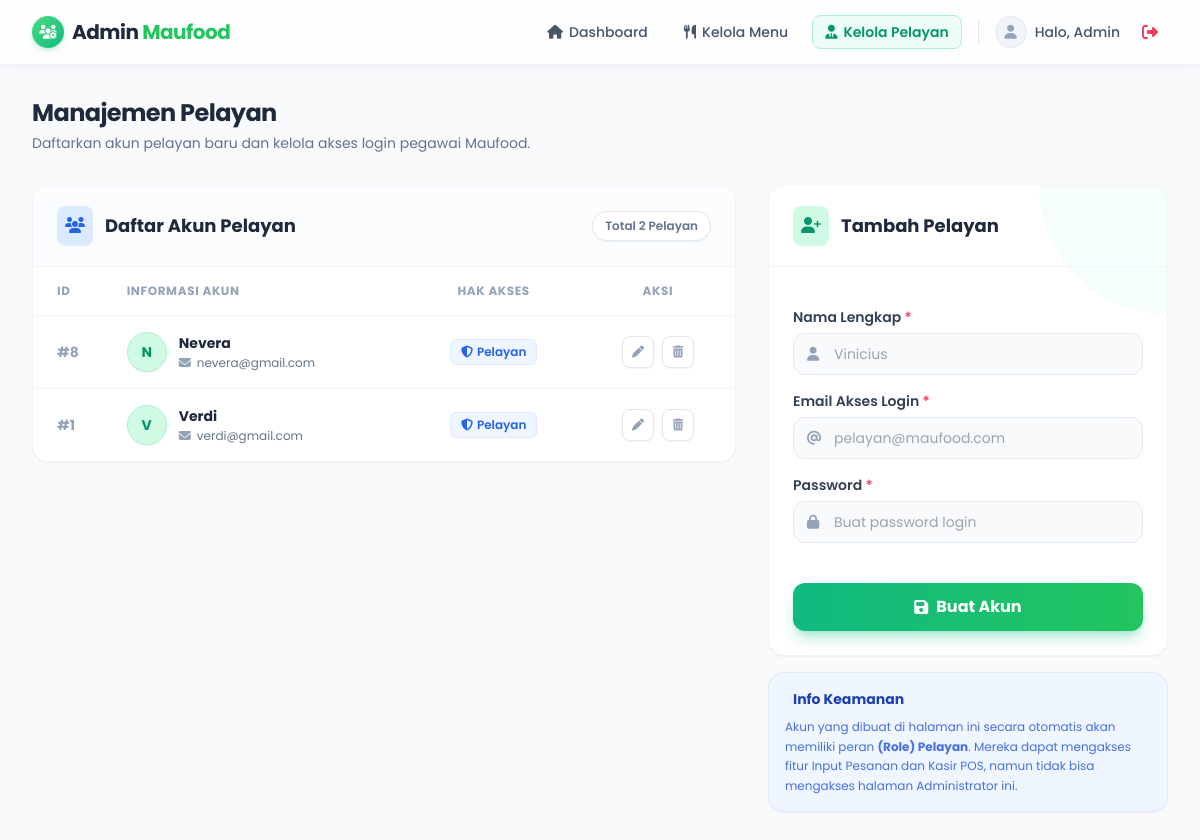
Page /admin/kelola_pelayan.php (signed in) on the committed database.
### tables this page shows
CREATE TABLE `users` (
  `id` int NOT NULL,
  `nama` varchar(100) DEFAULT NULL,
  `email` varchar(100) DEFAULT NULL,
  `password` varchar(255) DEFAULT NULL,
  `role` enum('admin','pelayan') NOT NULL DEFAULT 'pelayan'
);

### admin/kelola_pelayan.php (the view, shortened to what this page needs)
<?php
include '../config/koneksi.php';
$pelayanToEdit = null;
$pelayanList = mysqli_query($conn, "SELECT * FROM users WHERE role='pelayan' ORDER BY id DESC");
?>
<!DOCTYPE html>
<html lang="id">
<head>
    <script src="https://cdn.tailwindcss.com"></script>
    <link rel="stylesheet" href="https://cdnjs.cloudflare.com/ajax/libs/font-awesome/6.4.0/css/all.min.css">
</head>
<body class="bg-slate-50 text-slate-800 antialiased min-h-screen flex flex-col">
    <nav class="bg-white/80 backdrop-blur-md shadow-[0_2px_15px_-3px_rgba(0,0,0,0.07)] sticky top-0 z-50 border-b border-slate-100">
        <div class="max-w-[1400px] mx-auto px-4 sm:px-6 lg:px-8">
            <div class="flex justify-between h-16 items-center">
                <div class="flex-shrink-0 flex items-center gap-2">
                    <div class="w-8 h-8 rounded-full bg-gradient-to-br from-green-400 to-emerald-500 text-white flex items-center justify-center shadow-md shadow-green-500/20">
                        <i class="fa-solid fa-users-gear text-sm"></i>
                    </div>
                    <h1 class="font-bold text-xl tracking-tight hidden sm:block">Admin <span class="text-green-500">Maufood</span></h1>
                </div>
                <div class="flex items-center gap-2 sm:gap-3">
                    <a href="dashboard.php" class="inline-flex items-center gap-1.5 px-3 py-1.5 rounded-lg text-sm font-medium text-slate-600 hover:bg-slate-100 hover:text-slate-900 transition-colors">
                        <i class="fa-solid fa-house"></i> <span class="hidden md:inline">Dashboard</span>
                    </a>
                    <a href="menu.php" class="inline-flex items-center gap-1.5 px-3 py-1.5 rounded-lg text-sm font-medium text-slate-600 hover:bg-slate-100 hover:text-slate-900 transition-colors">
                        <i class="fa-solid fa-utensils"></i> <span class="hidden md:inline">Kelola Menu</span>
                    </a>
                    <a href="kelola_pelayan.php" class="inline-flex items-center gap-1.5 px-3 py-1.5 rounded-lg text-sm font-semibold text-emerald-600 bg-emerald-50 border border-emerald-200 transition-colors">
                        <i class="fa-solid fa-user-tie"></i> <span class="hidden md:inline">Kelola Pelayan</span>
                    </a>
                    <div class="hidden sm:flex items-center gap-2 text-sm font-medium text-slate-600">
                        <div class="w-8 h-8 rounded-full bg-slate-100 border border-slate-200 flex items-center justify-center text-slate-400">
                            <i class="fa-solid fa-user"></i>
                        </div>
                        <span>Halo, <?= htmlspecialchars($_SESSION['user']['nama'] ?? 'Admin') ?></span>
                    </div>
                    <a href="../auth/logout.php" class="inline-flex items-center justify-center w-9 h-9 rounded-lg text-rose-500 hover:bg-rose-50 hover:text-rose-600 transition-colors" title="Keluar">
                        <i class="fa-solid fa-right-from-bracket"></i>
                    </a>
                </div>
            </div>
        </div>
    </nav>
    <main class="flex-grow max-w-[1400px] w-full mx-auto px-4 sm:px-6 lg:px-8 py-8">
        <div class="mb-8">
            <h2 class="text-2xl font-bold text-slate-800 tracking-tight">Manajemen Pelayan</h2>
            <p class="text-slate-500 text-sm mt-1">Daftarkan akun pelayan baru dan kelola akses login pegawai Maufood.</p>
        </div>
        <div class="flex flex-col lg:flex-row gap-8 items-start">
            <div class="flex-1 w-full bg-white rounded-2xl shadow-sm border border-slate-100 overflow-hidden">
                <div class="px-6 py-5 border-b border-slate-100 bg-slate-50/50 flex flex-col sm:flex-row sm:items-center justify-between gap-3">
                    <div class="flex items-center gap-3">
                        <div class="p-2 bg-blue-100 text-blue-600 rounded-lg">
                            <i class="fa-solid fa-users"></i>
                        </div>
                        <h3 class="font-bold text-slate-800 text-lg">Daftar Akun Pelayan</h3>
                    </div>
                    <span class="text-xs font-semibold bg-white border border-slate-200 px-3 py-1.5 rounded-full text-slate-500 shadow-sm">
                        Total <?= mysqli_num_rows($pelayanList) ?> Pelayan
                    </span>
                </div>
                <div class="overflow-x-auto custom-scroll">
                    <table class="w-full text-left border-collapse min-w-[700px]">
                        <thead>
                            <tr class="bg-white border-b border-slate-100 text-slate-400 text-xs uppercase tracking-wider font-semibold">
                                <th class="px-6 py-4 w-16">ID</th>
                                <th class="px-6 py-4">Informasi Akun</th>
                                <th class="px-6 py-4 text-center">Hak Akses</th>
                                <th class="px-6 py-4 text-center">Aksi</th>
                            </tr>
                        </thead>
                        <tbody class="divide-y divide-slate-100 text-sm">
                            <?php if (mysqli_num_rows($pelayanList) === 0): ?>
                                <tr>
                                    <td colspan="4" class="px-6 py-12 text-center">
                                        <div class="inline-flex items-center justify-center w-16 h-16 rounded-full bg-slate-50 text-slate-300 mb-3">
                                            <i class="fa-solid fa-user-slash text-2xl"></i>
                                        </div>
                                        <p class="text-slate-500 font-medium">Belum ada akun pelayan yang terdaftar.</p>
                                    </td>
                                </tr>
                            <?php else: ?>
                                <?php while ($pelayan = mysqli_fetch_assoc($pelayanList)): ?>
                                    <tr class="hover:bg-slate-50/80 transition-colors group">
                                        <td class="px-6 py-4 font-bold text-slate-400">
                                            #<?= htmlspecialchars($pelayan['id']) ?>
                                        </td>
                                        <td class="px-6 py-4">
                                            <div class="flex items-center gap-3">
                                                <div class="w-10 h-10 rounded-full bg-emerald-100 border border-emerald-200 text-emerald-600 flex items-center justify-center font-bold shadow-sm">
                                                    <?= htmlspecialchars(strtoupper(substr($pelayan['nama'], 0, 1))) ?>
                                                </div>
                                                <div>
                                                    <div class="font-bold text-slate-800 mb-0.5"><?= htmlspecialchars($pelayan['nama']) ?></div>
                                                    <div class="text-xs text-slate-500 flex items-center gap-1.5">
                                                        <i class="fa-solid fa-envelope text-slate-400"></i> <?= htmlspecialchars($pelayan['email']) ?>
                                                    </div>
                                                </div>
                                            </div>
                                        </td>
                                        <td class="px-6 py-4 text-center">
                                            <span class="inline-flex items-center px-2.5 py-1 rounded-md text-xs font-semibold bg-blue-50 text-blue-600 border border-blue-100">
                                                <i class="fa-solid fa-shield-halved mr-1"></i> Pelayan
                                            </span>
                                        </td>
                                        <td class="px-6 py-4 text-center">
                                            <div class="flex items-center justify-center gap-2">
                                                <a href="kelola_pelayan.php?edit=<?= $pelayan['id'] ?>" class="w-8 h-8 flex items-center justify-center rounded-lg bg-white border border-slate-200 text-slate-400 hover:text-blue-500 hover:border-blue-300 hover:bg-blue-50 transition-all shadow-sm" title="Edit Akun">
                                                    <i class="fa-solid fa-pen text-xs"></i>
                                                </a>
                                                <a href="kelola_pelayan.php?action=delete&id=<?= $pelayan['id'] ?>" onclick="return confirm('Apakah Anda yakin ingin mencabut akses dan menghapus akun <?= htmlspecialchars(addslashes($pelayan['nama'])) ?>?');" class="w-8 h-8 flex items-center justify-center rounded-lg bg-white border border-slate-200 text-slate-400 hover:text-rose-500 hover:border-rose-300 hover:bg-rose-50 transition-all shadow-sm" title="Hapus Akun">
                                                    <i class="fa-solid fa-trash-can text-xs"></i>
                                                </a>
                                            </div>
                                        </td>
                                    </tr>
                                <?php endwhile; ?>
                            <?php endif; ?>
                        </tbody>
                    </table>
                </div>
            </div>
            <div class="w-full lg:w-[400px] flex-shrink-0 form-sticky">
                <div class="bg-white rounded-2xl shadow-sm border border-slate-100 overflow-hidden relative">
                    <div class="absolute top-0 right-0 w-32 h-32 bg-emerald-50 rounded-bl-full -z-0 opacity-50"></div>
                    <div class="px-6 py-5 border-b border-slate-100 flex items-center gap-3 relative z-10">
                        <div class="p-2 <?= $pelayanToEdit ? 'bg-amber-100 text-amber-600' : 'bg-emerald-100 text-emerald-600' ?> rounded-lg">
                            <i class="fa-solid <?= $pelayanToEdit ? 'fa-user-pen' : 'fa-user-plus' ?>"></i>
                        </div>
                        <h2 class="font-bold text-slate-800 text-lg">
                            <?= $pelayanToEdit ? 'Edit Data Pelayan' : 'Tambah Pelayan' ?>
                        </h2>
                    </div>
                    <div class="p-6 relative z-10">
                        <form method="POST" class="space-y-4">
                            <div>
                                <label class="block text-sm font-semibold text-slate-700 mb-1.5">Nama Lengkap <span class="text-rose-500">*</span></label>
                                <div class="relative">
                                    <div class="absolute inset-y-0 left-0 pl-3.5 flex items-center pointer-events-none">
                                    </div>
                                    <input type="text" name="nama" value="<?= htmlspecialchars($pelayanToEdit['nama'] ?? '') ?>" class="w-full pl-10 pr-4 py-2.5 bg-slate-50 border border-slate-200 rounded-xl focus:bg-white focus:ring-2 focus:ring-emerald-500/20 focus:border-emerald-500 transition-colors text-sm text-slate-800" placeholder="Vinicius" required>
                                </div>
                            </div>
                            <div>
                                <label class="block text-sm font-semibold text-slate-700 mb-1.5">Email Akses Login <span class="text-rose-500">*</span></label>
                                <div class="relative">
                                    <div class="absolute inset-y-0 left-0 pl-3.5 flex items-center pointer-events-none">
                                    </div>
                                    <input type="email" name="email" value="<?= htmlspecialchars($pelayanToEdit['email'] ?? '') ?>" class="w-full pl-10 pr-4 py-2.5 bg-slate-50 border border-slate-200 rounded-xl focus:bg-white focus:ring-2 focus:ring-emerald-500/20 focus:border-emerald-500 transition-colors text-sm text-slate-800" placeholder="pelayan@maufood.com" required>
                                </div>
                            </div>
                            <div>
                                <label class="block text-sm font-semibold text-slate-700 mb-1.5">Password <?= !$pelayanToEdit ? '<span class="text-rose-500">*</span>' : '' ?></label>
                                <div class="relative">
                                    <div class="absolute inset-y-0 left-0 pl-3.5 flex items-center pointer-events-none">
                                    </div>
                                    <input type="password" name="password" class="w-full pl-10 pr-4 py-2.5 bg-slate-50 border border-slate-200 rounded-xl focus:bg-white focus:ring-2 focus:ring-emerald-500/20 focus:border-emerald-500 transition-colors text-sm text-slate-800" placeholder="<?= $pelayanToEdit ? 'Kosongkan jika tidak diubah' : 'Buat password login' ?>" <?= !$pelayanToEdit ? 'required' : '' ?>>
                                </div>
                            </div>
                            <div class="h-2"></div>
                            <div class="flex gap-2">
                                <button type="submit" name="save_pelayan" class="<?= $pelayanToEdit ? 'w-2/3' : 'w-full' ?> py-3 px-4 bg-gradient-to-r from-emerald-500 to-green-500 hover:from-emerald-600 hover:to-green-600 text-white font-bold rounded-xl shadow-lg shadow-emerald-500/30 transform transition-all duration-300 hover:-translate-y-0.5 focus:outline-none focus:ring-2 focus:ring-offset-2 focus:ring-emerald-500 flex justify-center items-center gap-2">
                                    <i class="fa-solid fa-save"></i>
                                    <?= $pelayanToEdit ? 'Simpan Perubahan' : 'Buat Akun' ?>
                                </button>
                            </div>
                        </form>
                    </div>
                </div>
                <div class="mt-4 bg-blue-50 border border-blue-100 p-4 rounded-2xl shadow-sm">
                    <h3 class="font-bold text-blue-800 flex items-center gap-2 mb-2 text-sm">
                        <i class="fa-solid fa-shield-check text-blue-500"></i> Info Keamanan
                    </h3>
                    <p class="text-xs text-blue-700/80 leading-relaxed">
                        Akun yang dibuat di halaman ini secara otomatis akan memiliki peran <strong>(Role) Pelayan</strong>. Mereka dapat mengakses fitur Input Pesanan dan Kasir POS, namun tidak bisa mengakses halaman Administrator ini.
                    </p>
                </div>
            </div>
        </div>
    </main>
</body>
</html>

### admin/kelola_pelayan.php (style rules this page uses)
body { font-family: 'Poppins', sans-serif; }
@media (min-width: 1024px) { .form-sticky { position: sticky; top: 5.5rem; } }

### rows in the picture
users: id "8", nama "N", nama "Nevera", email "nevera@gmail.com"
users: id "1", nama "V", nama "Verdi", email "verdi@gmail.com"

### other values in the picture
$_SESSION['user']['nama'] "Admin"
mysqli_num_rows($pelayanList) "2"
